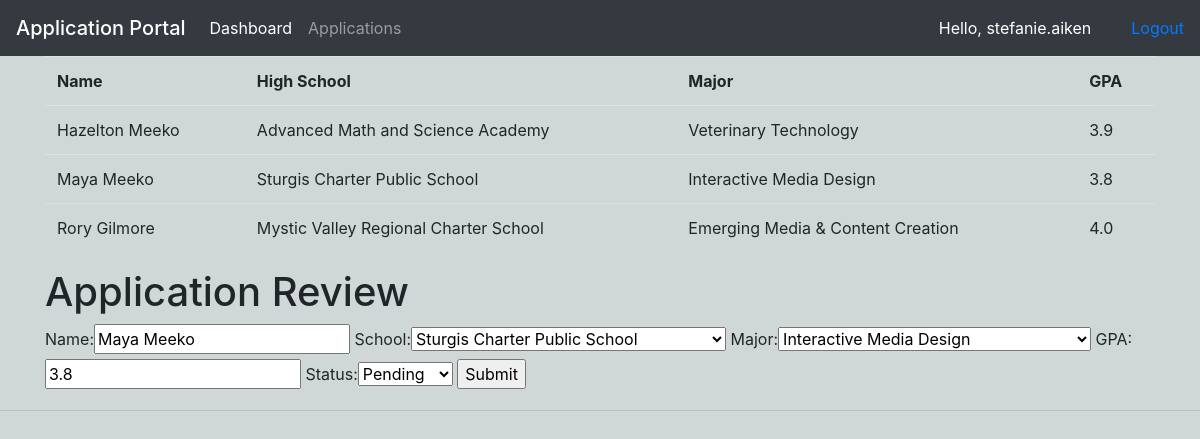
Screenshot of /application_review/2/ (signed in) with the database file from the repository.
### appStatus/models.py (models this page shows, shortened)
class Application(models.Model):
    MAJOR = (
        ('Veterinary Technology', 'Veterinary Technology'),
        ('Equine Studies', 'Equine Studies'),
        ('Interactive Media Design', 'Interactive Media Design'),
        ('Emerging Media & Content Creation', 'Emerging Media & Content Creation'),
        ('Applied Computer Science', 'Applied Computer Science'),
        ('Criminal Justice', 'Criminal Justice'),
        ('Nursing', 'Nursing'),
        ('Psychology, Mental Health Counseling',
         'Psychology, Mental Health Counseling'),
    )
    SCHOOL = (
        ('Boston Latin School', 'Boston Latin School'),
        ('Sturgis Charter Public School', 'Sturgis Charter Public School'),
        ('Hopkinton High School', 'Hopkinton High School'),
        ('Advanced Math and Science Academy', 'Advanced Math and Science Academy'),
        ('Dover-Sherborn Regional High School',
         'Dover-Sherborn Regional High School'),
        ('Mystic Valley Regional Charter School',
         'Mystic Valley Regional Charter School'),
        ('Lexington High School', 'Lexington High School'),
        ('Weston High School', 'Weston High School')
    )
    STATUS = (
        ('Pending', 'Pending'),
        ('Accepted', 'Accepted'),
        ('Denied', 'Denied')
    )
    user = models.OneToOneField(User, null=True, on_delete=models.CASCADE)
    name = models.CharField(max_length=200, null=True)
    phone = models.CharField(max_length=200, null=True)
    email = models.CharField(max_length=200, null=True)
    major = models.CharField(max_length=200, null=True, choices=MAJOR)
    school = models.CharField(max_length=200, null=True, choices=SCHOOL)
    GPA = models.FloatField(null=True)
    status = models.CharField(max_length=200, null=True, choices=STATUS)
    date_created = models.DateTimeField(auto_now_add=True, null=True)

### appStatus/decorators.py (the view)
        def wrapper_func(request, *args, **kwargs):
            group = None
            if request.user.groups.exists():
                group = request.user.groups.all()[0].name
            if group in allowed_roles:
                return view_func(request, *args, **kwargs)
            else:
                return HttpResponse('You are not authorized to view this page')

### appStatus/forms.py
class DecisionForm(ModelForm):
    class Meta:
        model = Application
        fields = ['name', 'school', 'major', 'GPA', 'status']

### appStatus/views.py (called while the page is built)
@login_required(login_url='login')
@allowed_users(allowed_roles=['admin'])
def applicationReview(request, pk):
    applicant = Application.objects.get(id=pk)
    applicants = Application.objects.all()
    form = DecisionForm(instance=applicant)
    if request.method == 'POST':
        form = DecisionForm(request.POST, instance=applicant)
        if form.is_valid():
            form.save()
            return redirect('/')
    context = {'form': form, 'applicants': applicants}
    return render(request, 'appStatus/applicant.html', context)

### appStatus/templates/appStatus/applicant.html (shortened to what this page needs)
{%  extends 'appStatus/main.html' %}
{% block content %}
<div class="container">
    <div>
        <table class="table">
            <tr>
                <th>Name</th>
                <th>High School</th>
                <th>Major</th>
                <th>GPA</th>
            </tr>
            {% for applicant in applicants %}
            <tr>
                <td>{{applicant.name}}</td>
                <td>{{applicant.school}}</td>
                <td>{{applicant.major}}</td>
                <td>{{applicant.GPA}}</td>
            </tr>
            {% endfor %}
        </table>
    </div>
    <h1>Application Review</h1>
    <form action="" method="POST">
        {{form}}
        <input type="submit" name="Submit">
    </form>
</div>
{% endblock %}

### appStatus/templates/appStatus/Navbar.html (shortened to what this page needs)
{% load static %}
<nav class="navbar navbar-expand-lg navbar-dark bg-dark">
    <span class="navbar-brand mb-0 h1">Application Portal</span>
    <div class="collapse navbar-collapse" id="navbarNavAltMarkup">
        <div class="navbar-nav">
            {% if request.user.is_staff %}
            <a class="nav-item nav-link active" href="{% url 'home' %}">Dashboard </a>
            <a class="nav-item nav-link" href="{% url 'applications' %}">Applications</a>
            {% endif %}
        </div>
    </div>
    <div>
        <span class="hello-user">Hello, {{request.user}}</span>
    </div>
    <span><a class="hello-msg" href="{% url 'logout' %}">Logout</a></span>
</nav>

### static/css/main.css (style rules this page uses)
* { box-sizing: border-box; }
body { background-color: #cfd8d7; }
.hello-user { color: white; margin-right: 20px; padding-right: 20px; }

### rows the page displays
Application: name "Hazelton Meeko", school "Advanced Math and Science Academy", major "Veterinary Technology", GPA "3.9"
Application: name "Maya Meeko", school "Sturgis Charter Public School", major "Interactive Media Design", GPA "3.8", status "Pending"
Application: name "Rory Gilmore", school "Mystic Valley Regional Charter School", major "Emerging Media & Content Creation", GPA "4.0"

### other values shown
{{ request.user }} "stefanie.aiken"
